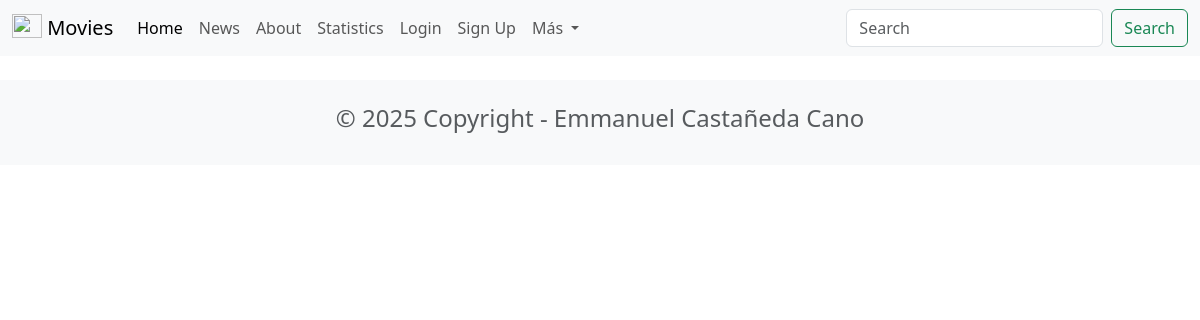
The page /news/ on the database as committed earlier.
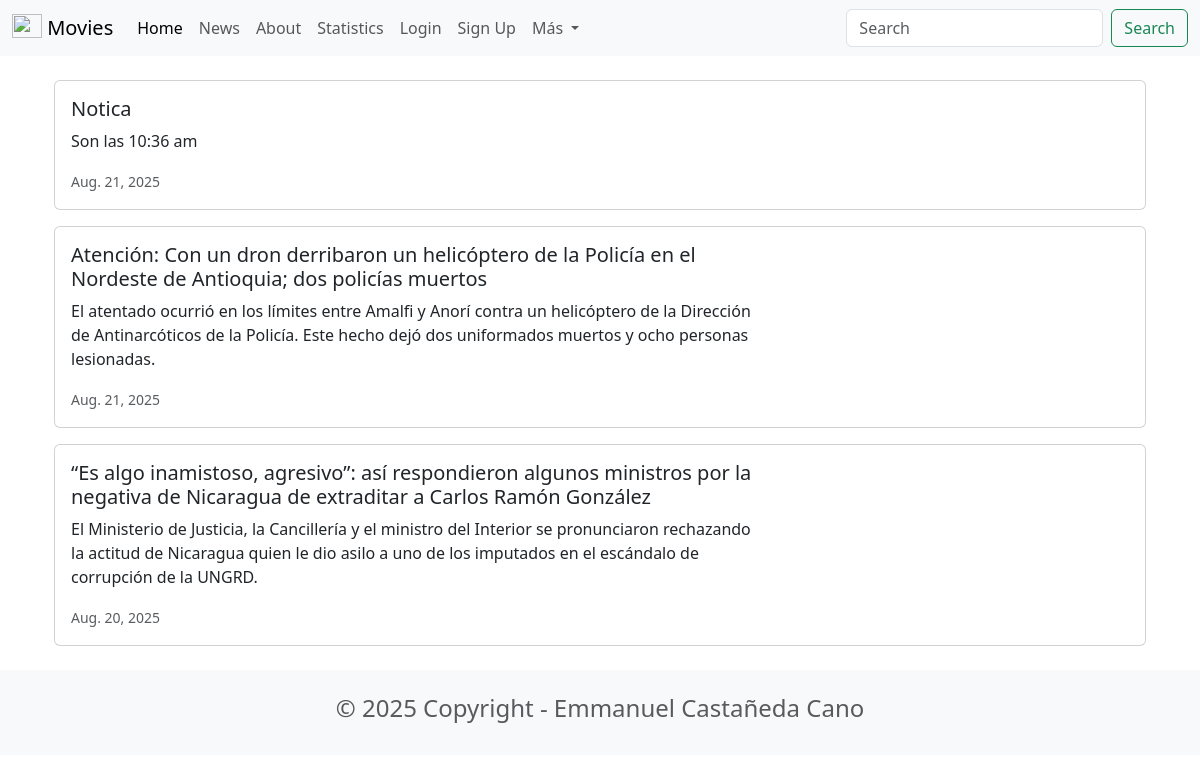
The same page on the database as committed later.
### news/models.py (models this page shows, shortened)
class News(models.Model):
    headline = models.CharField(max_length=255)
    date = models.DateField()
    body = models.TextField()

### news/views.py (the view)
# urls.py: path('news/', include('news.urls')),
def news(request):
    newss = News.objects.all().order_by('-date')
    return render(request, 'news.html', {'newss': newss})

### news/templates/news.html
{% extends 'base.html' %}
{% block content %}
<div class="container">
    {% for news in newss %}
    <div class="card mb-3">
        <div class="row g-0">
            <div class="col-md-8">
                <div class="card-body">
                    <h5 class="card-title">{{ news.headline }}</h5>
                    <p class="card-text">{{ news.body }}</p>
                    <p class="card-text"><small class="text-muted">{{ news.date }}</small></p>
                </div>
            </div>
        </div>
    </div>
    {% endfor %}
</div>
{% endblock %}

### moviereviews/templates/base.html (shortened to what this page needs)
{% load static %}
<!DOCTYPE html>
<html lang="en">
<head>
    <link href="https://cdn.jsdelivr.net/npm/bootstrap@5.3.7/dist/css/bootstrap.min.css" rel="stylesheet">
</head>
<body>
    <nav class="navbar navbar-expand-lg bg-body-tertiary">
        <div class="container-fluid">
            <a class="navbar-brand" href="{% url 'home' %}">
                {% load static %}
    <img src="{% static 'images/home.png' %}" alt="" width="30" height="24"
            class="d-inline-block align-text-top" />
        Movies</a>
            <div class="collapse navbar-collapse" id="navbarSupportedContent">
                <ul class="navbar-nav me-auto mb-2 mb-lg-0">
                    <li class="nav-item">
                        <a class="nav-link active" aria-current="page" href="{% url 'home' %}">Home</a>
                    </li>
                    <li class="nav-item">
                        <a class="nav-link" href="{% url 'news' %}">News</a>
                    </li>
                    <li class="nav-item">
                        <a class="nav-link" href="{% url 'about' %}">About</a>
                    </li>
                    <li class="nav-item">
                        <a class="nav-link" href="{% url 'statistics' %}">Statistics</a>
                    </li>
                    <li class="nav-item">
                        <a class="nav-link" href="#">Login</a>
                    </li>
                    <li class="nav-item">
                        <a class="nav-link" href="{% url 'signup' %}">Sign Up</a>
                    </li>
                    <li class="nav-item dropdown">
                        <a class="nav-link dropdown-toggle" href="#" role="button" data-bs-toggle="dropdown" aria-expanded="false">
                            Más
                        </a>
                    </li>
                </ul>
                <form class="d-flex" role="search">
                    <input class="form-control me-2" type="search" placeholder="Search" aria-label="Search"/>
                    <button class="btn btn-outline-success" type="submit">Search</button>
                </form>
            </div>
        </div>
    </nav>
    <div class="container mt-4">
        {% block content %}
        {% endblock %}
    </div>
</body>
<footer class="text-center text-lg-start bg-light text-muted mt-4">
    <div class="container">
        <div class="row">
            <div class="text-center p-4">
                <h4>© 2025 Copyright - Emmanuel Castañeda Cano</h4>
            </div>
        </div>
    </div>
</footer>
</html>

Rows that differ between the two databases and show on the page:
added News: headline "Notica", body "Son las 10:36 am", date "Aug. 21, 2025"
added News: headline "Atención: Con un dron derribaron un helicóptero de la Policía en el Nordeste de Antioquia; dos policías muertos", body "El atentado ocurrió en los límites entre Amalfi y Anorí contra un helicóptero de la Dirección de Antinarcóticos de la Policía. Este hecho dejó dos uniformados muertos y ocho personas lesionadas.", date "Aug. 21, 2025"
added News: headline "“Es algo inamistoso, agresivo”: así respondieron algunos ministros por la negativa de Nicaragua de extraditar a Carlos Ramón González", body "El Ministerio de Justicia, la Cancillería y el ministro del Interior se pronunciaron rechazando la actitud de Nicaragua quien le dio asilo a uno de los imputados en el escándalo de corrupción de la UNGRD.", date "Aug. 20, 2025"
